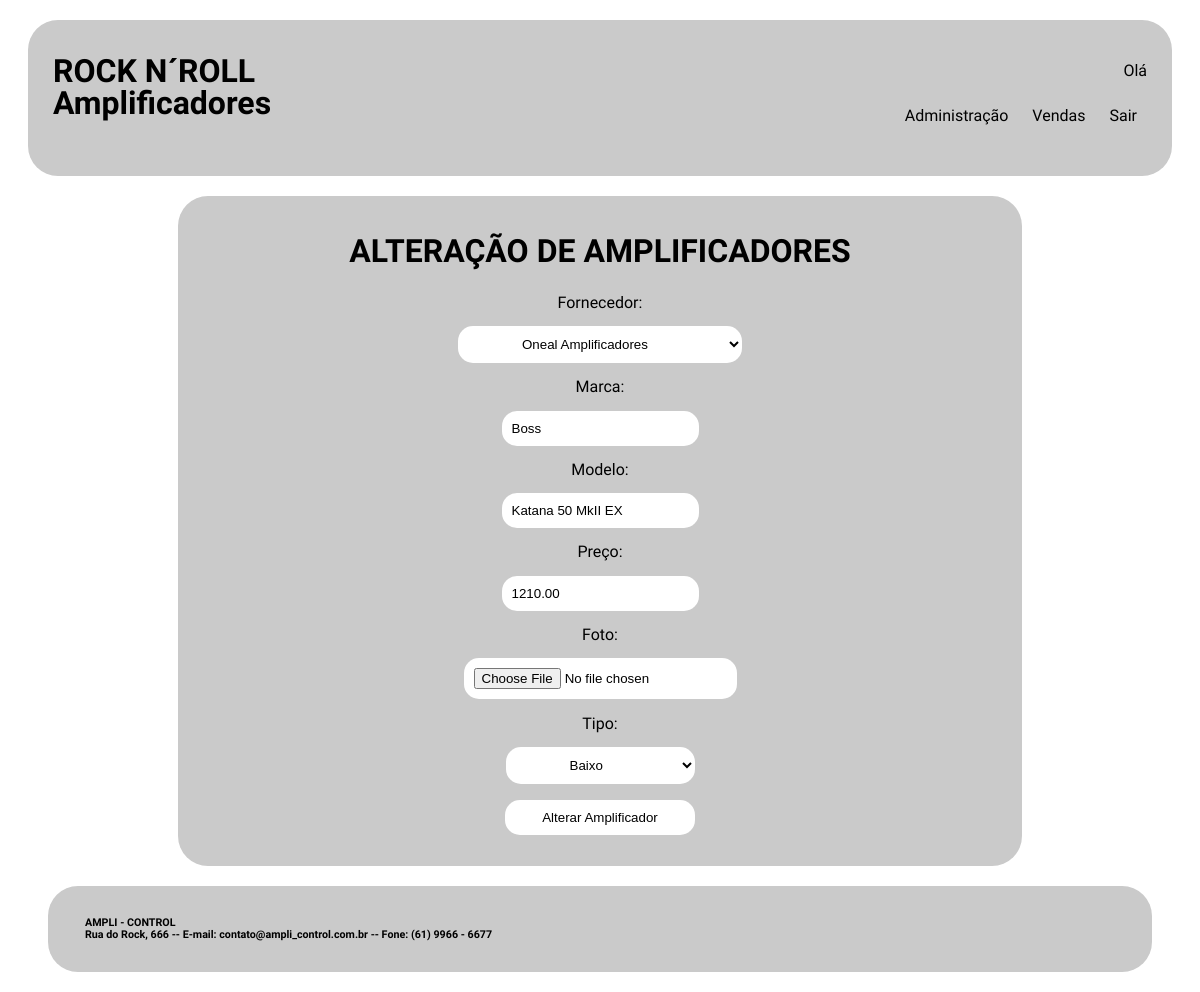
/altera_amp.php?codigo=1, run on the app's committed database.
### tables this page shows
CREATE TABLE `amplificadores` (
  `COD_AMP` int(11) NOT NULL AUTO_INCREMENT,
  `TIPO_AMP` varchar(45) NOT NULL,
  `MARCA_AMP` varchar(45) NOT NULL,
  `MODELO_AMP` varchar(45) NOT NULL,
  `PRECO_AMP` decimal(10,2) NOT NULL,
  `FOTO_AMP` varchar(100) NOT NULL,
  `FILA_COMPRA_AMP` char(1) NOT NULL DEFAULT 'N',
  `VENDAS_COD_VEN` int(11) DEFAULT NULL,
  `FORNECEDORES_COD_FOR` int(11) DEFAULT NULL,
  PRIMARY KEY (`COD_AMP`),
  KEY `fk_IMPRESSORAS_VENDAS1_idx` (`VENDAS_COD_VEN`),
  KEY `fk_fornecedor_amplificador` (`FORNECEDORES_COD_FOR`),
  CONSTRAINT `fk_IMPRESSORAS_VENDAS1` FOREIGN KEY (`VENDAS_COD_VEN`) REFERENCES `vendas` (`COD_VEN`) ON DELETE NO ACTION ON UPDATE NO ACTION,
  CONSTRAINT `fk_fornecedor_amplificador` FOREIGN KEY (`FORNECEDORES_COD_FOR`) REFERENCES `fornecedores` (`COD_FOR`)
);

### altera_amp.php (the view, shortened to what this page needs)
<!DOCTYPE html>
<html>
    <head>
        <link rel="stylesheet" type="text/css" href="css/layout.css">
		<link rel="stylesheet" type="text/css" href="css/menu.css">
    </head>
    <body>
        <div id="principal">
			<div id="topo">
				<div id="logo">
					<h1> ROCK N´ROLL </h1>
					<h1> Amplificadores </h1>
				</div>
				<div id="menu_global"  class="menu_global">
					<p align="right"> Olá <?php include "valida_login.php";?> </p>
					<?php include "menu_local.php"; ?>
				</div>
			</div>
			<div id="conteudo_especifico">
				<h1> ALTERAÇÃO DE AMPLIFICADORES </h1>
				<?php
					$conectar = mysqli_connect ("localhost", "root", "", "4000870");
					$cod = $_GET["codigo"];
					$sql_pesquisa = "SELECT
										marca_amp,
										modelo_amp,
										tipo_amp,
										preco_amp
									FROM
										amplificadores
									WHERE cod_amp = '$cod'";
					$resultado_pesquisa = mysqli_query ($conectar, $sql_pesquisa);
					$registro = mysqli_fetch_row($resultado_pesquisa);
				?>
				<form method="post" action="processa_altera_amp.php" enctype="multipart/form-data">
					<h2> Fornecedor: </h2> <select id="selecao" name="codfornecedor">
					<?php
						$conn = mysqli_connect("localhost","root","","4000870");
            			$sql = "SELECT cod_for, nome_for FROM fornecedores";
            			$result = $conn->query($sql);
            			if ($result->num_rows > 0) {
                			while($row = $result->fetch_assoc()) {
                    			echo "<option value='" . $row["cod_for"] . "'>" . $row["nome_for"] . "</option>";
                			}
            			}
            		?>
					</select>
					<h2> Marca: </h2>  <input type="text" name="marca" required
												value="<?php echo "$registro[0]"; ?>" >
					<h2> Modelo: </h2>  <input type="text" name="modelo" required
													value="<?php echo "$registro[1]"; ?>">
					<h2> Preço: </h2>  <input type="text" name="preco" required
													value="<?php echo "$registro[3]"; ?>">
					<h2> Foto: </h2>  <input type="file" name = "foto">
					<h2> Tipo: </h2>  <select id="selecao" name="tipo">
									<option value="baixo"
										<?php
												if ($registro[2] == "baixo") {
													echo "selected";
												}
										?>	> Baixo </option>
								</select>
					<p> <input id="botao" type="submit" value="Alterar Amplificador"> </p>
				</form>
			</div>
			<div id="rodape">
				<div id="texto_institucional">
					<div id="texto_institucional">
						<h6> AMPLI - CONTROL </h6>
						<h6> Rua do Rock, 666 -- E-mail: contato@ampli_control.com.br -- Fone: (61) 9966 - 6677 </h6>
					</div>
				</div>
			</div>
		</div>
    </body>
</html>

### css/layout.css (style rules this page uses)
#principal { margin: 20px; font-family: 'Dosis',sans-serif; }
h2 { padding: 1px; text-align: center; font-size: 12pt; font-weight: 500; }
#topo { padding: 25px; display: grid; grid-template-columns: auto auto; margin: 0px auto 20px auto; grid-gap: 5px; border-radius: 30px; border: none; background: rgb(202, 202, 202); justify-content: space-between; }
#logo h1 { line-height: 10px; word-spacing: 0px; }
#conteudo_especifico { padding: 15px; margin: auto 150px auto 150px; text-align: center; border-radius: 30px; background: rgb(202, 202, 202); }
#conteudo_especifico input { border: none; border-radius: 15px; padding: 10px; background: white; outline: none; }
#botao { width: 190px; cursor: pointer; transition-duration: 0.4s; }
#selecao { border: none; border-radius: 15px; padding: 10px 60px 10px 60px; background: white; outline: none; }
#rodape { padding: 25px; display: grid; grid-template-columns: auto auto; margin: 20px 20px 20px 20px; grid-gap: 5px; border-radius: 30px; border: none; background: rgb(202, 202, 202); justify-content: space-between; }
#rodape h6 { line-height: 0px; word-spacing: 0px; margin: 12px auto 12px 12px; }

### data on the page
amplificadores: marca "Boss", modelo "Katana 50 MkII EX", preco "1210.00", tipo "Baixo"

### other printed values
form field codfornecedor "Oneal Amplificadores"
